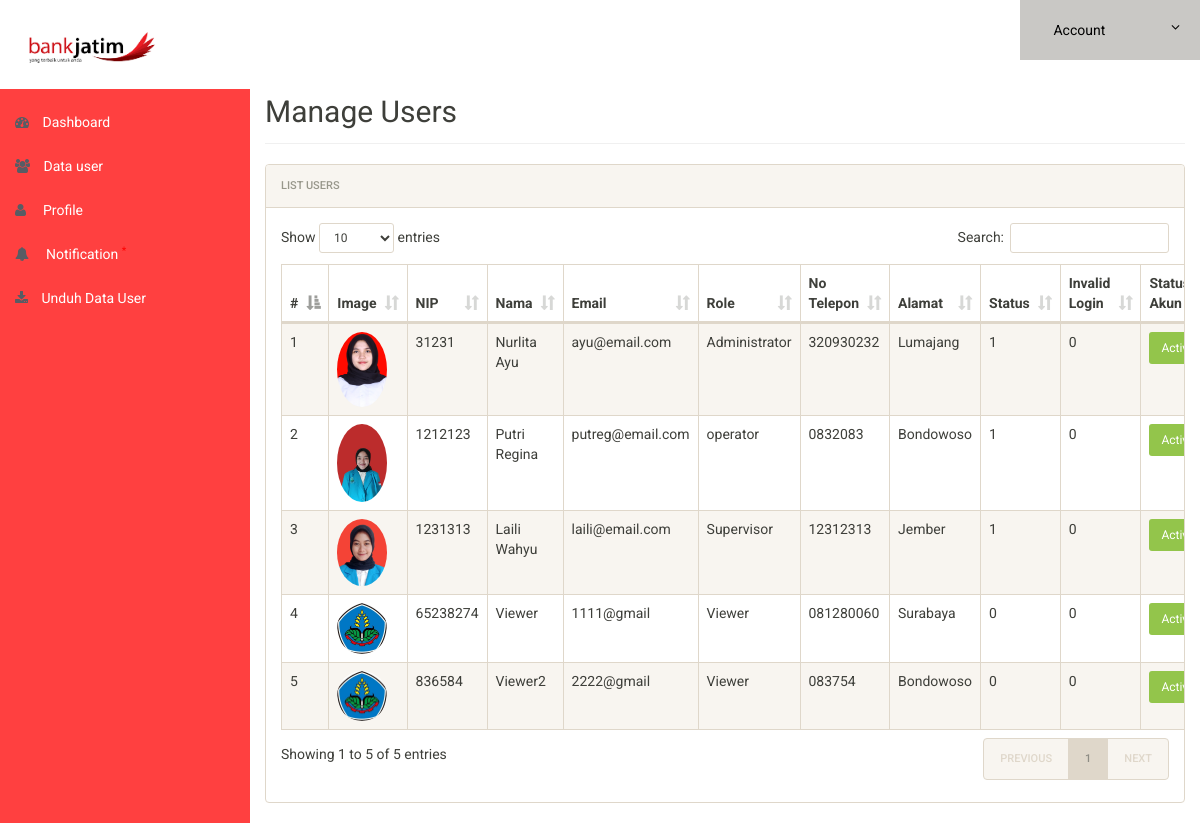
The page /admin/userlist.php (signed in) on the database its author committed.
### tables this page shows
CREATE TABLE `users` (
  `id` int(11) NOT NULL,
  `nip` int(100) NOT NULL,
  `name` varchar(50) NOT NULL,
  `email` varchar(50) NOT NULL,
  `password` varchar(50) NOT NULL,
  `role` varchar(50) NOT NULL,
  `mobile` varchar(50) NOT NULL,
  `designation` varchar(50) NOT NULL,
  `image` varchar(50) NOT NULL,
  `status` int(10) NOT NULL DEFAULT 0,
  `baned` enum('n','y') NOT NULL,
  `logintime` int(2) NOT NULL
);

### admin/userlist.php (the view, shortened to what this page needs)
<?php
include('includes/config.php');
if(strlen($_SESSION['alogin'])==0)
	{
header('location:index.php');
}
else{
 ?>
<!doctype html>
<html lang="en" class="no-js">
<head>
	<link rel="stylesheet" href="css/font-awesome.min.css">
	<link rel="stylesheet" href="css/bootstrap.min.css">
	<link rel="stylesheet" href="css/dataTables.bootstrap.min.css">
	<link rel="stylesheet" href="css/bootstrap-social.css">
	<link rel="stylesheet" href="css/bootstrap-select.css">
	<link rel="stylesheet" href="css/fileinput.min.css">
	<link rel="stylesheet" href="css/awesome-bootstrap-checkbox.css">
	<link rel="stylesheet" href="css/style.css">
</head>
<body>
	<?php include('includes/header.php');?>
	<div class="ts-main-content">
		<?php include('includes/leftbar.php');?>
		<div class="content-wrapper">
			<div class="container-fluid">
				<div class="row">
					<div class="col-md-12">
						<h2 class="page-title">Manage Users</h2>
						<div class="panel panel-default">
							<div class="panel-heading">List Users</div>
							<div class="panel-body">
								<table id="zctb" class="display table table-striped table-bordered table-hover" cellspacing="0" width="100%">
									<thead>
										<tr>
												<th>#</th>
												<th>Image</th>
												<th>NIP</th>
                                                <th>Nama</th>
                                                <th>Email</th>
                                                <th>Role</th>
                                                <th>No Telepon</th>
                                                <th>Alamat</th>
												<th>Status</th>
												<th>Invalid Login</th>
                                                <th>Status Akun</th>
										</tr>
									</thead>
									<tbody>
<?php $sql = "SELECT * from  users ";
$query = $dbh -> prepare($sql);
$query->execute();
$results=$query->fetchAll(PDO::FETCH_OBJ);
$cnt=1;
if($query->rowCount() > 0)
{
foreach($results as $result)
{				?>
										<tr>
											<td><?php echo htmlentities($cnt);?></td>
											<td><img src="../images/<?php echo htmlentities($result->image);?>" style="width:50px; border-radius:50%;"/></td>
											<td><?php echo htmlentities($result->nip);?></td>
											<td><?php echo htmlentities($result->name);?></td>
                                            <td><?php echo htmlentities($result->email);?></td>
                                            <td><?php echo htmlentities($result->role);?></td>
                                            <td><?php echo htmlentities($result->mobile);?></td>
                                            <td><?php echo htmlentities($result->designation);?></td>
											<td><?php echo htmlentities($result->status);?></td>
											<td><?php echo htmlentities($result->logintime);?>
                                            <td>
                                            <?php if($result->baned == "n")
                                                    {?>
                                                   <div style="text-align:center; height: 20px;"><button type="submit" class="btn-success btn-block btn-sm">Actived</button></div>
                                                    <?php } else {?>
													<a href="userlist.php?update=<?php echo $result->id;?>" onclick="return confirm('Do you want to unblocked');"><button class="btn-danger btn-block btn-sm"type="submit">Blocked</button></a>&nbsp;&nbsp; <?php } ?>
</td>
                                            </td>
										</tr>
										<?php $cnt=$cnt+1; }} ?>
									</tbody>
								</table>
							</div>
						</div>
					</div>
				</div>
			</div>
		</div>
	</div>
</body>
</html>
<?php } ?>

### admin/css/style.css (style rules this page uses)
html { font-size: 14px; }
@media only screen and (min-width: 480px) { html { font-size: 17px; } }
@media only screen and (min-width: 768px) { html { font-size: 14px; } }
body { font-size: 1em; }
.panel { overflow: hidden; }
.page-title { padding-bottom: 15px; margin-bottom: 20px; border-bottom: 1px solid #f0f0f0; }
.ts-main-content .content-wrapper { padding-top: 15px; margin-top: 60px; }
@media only screen and (min-width: 992px) { .ts-main-content .content-wrapper { margin-left: 250px; } }

### rows shown on the page
users: image (picture), nip "31231", name "Nurlita Ayu", email "ayu@email.com", role "Administrator", mobile "320930232", designation "Lumajang", status "1", logintime "0", baned "Actived"
users: image (picture), nip "1212123", name "Putri Regina", email "putreg@email.com", role "operator", mobile "0832083", designation "Bondowoso", status "1", logintime "0", baned "Actived"
users: image (picture), nip "1231313", name "Laili Wahyu", email "laili@email.com", role "Supervisor", mobile "12312313", designation "Jember", status "1", logintime "0", baned "Actived"
users: image (picture), nip "65238274", name "Viewer", email "1111@gmail", role "Viewer", mobile "081280060", designation "Surabaya", status "0", logintime "0", baned "Actived"
users: image (picture), nip "836584", name "Viewer2", email "2222@gmail", role "Viewer", mobile "083754", designation "Bondowoso", status "0", logintime "0", baned "Actived"
